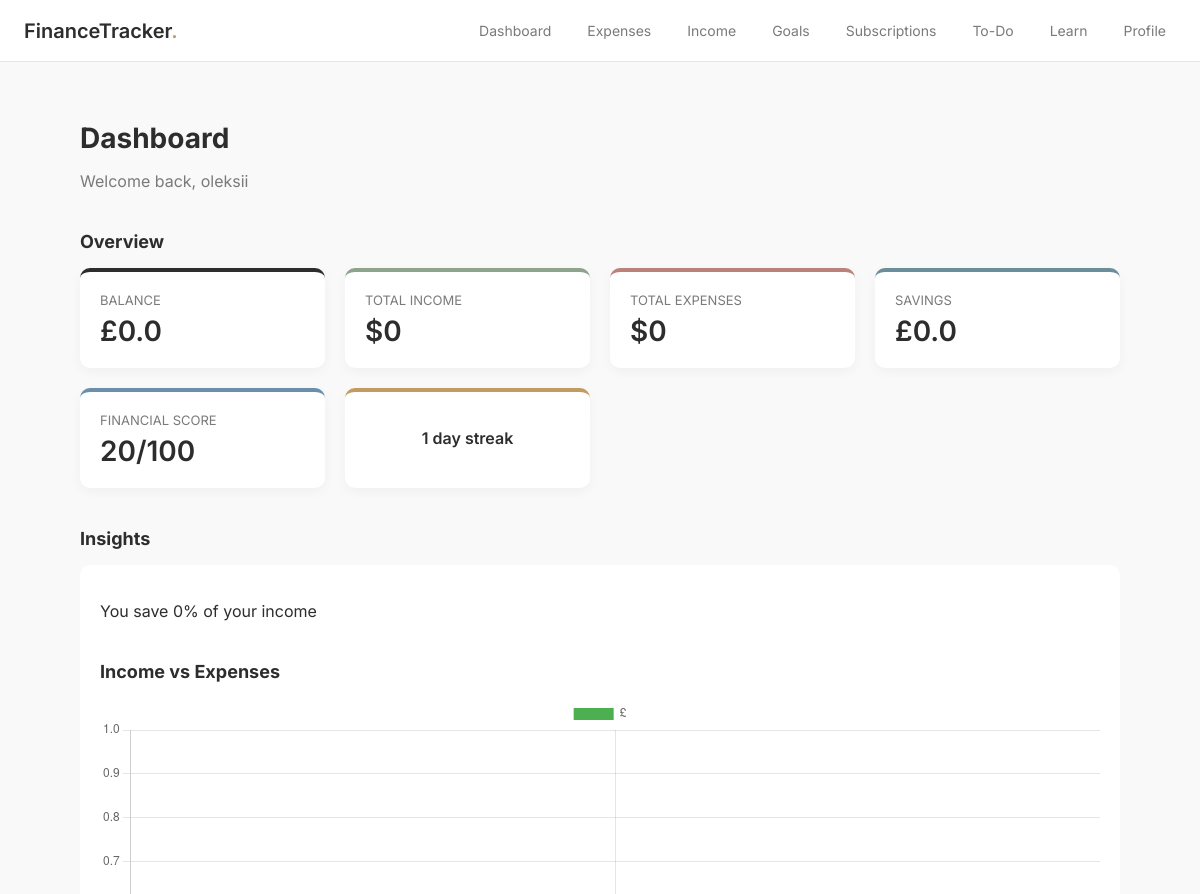
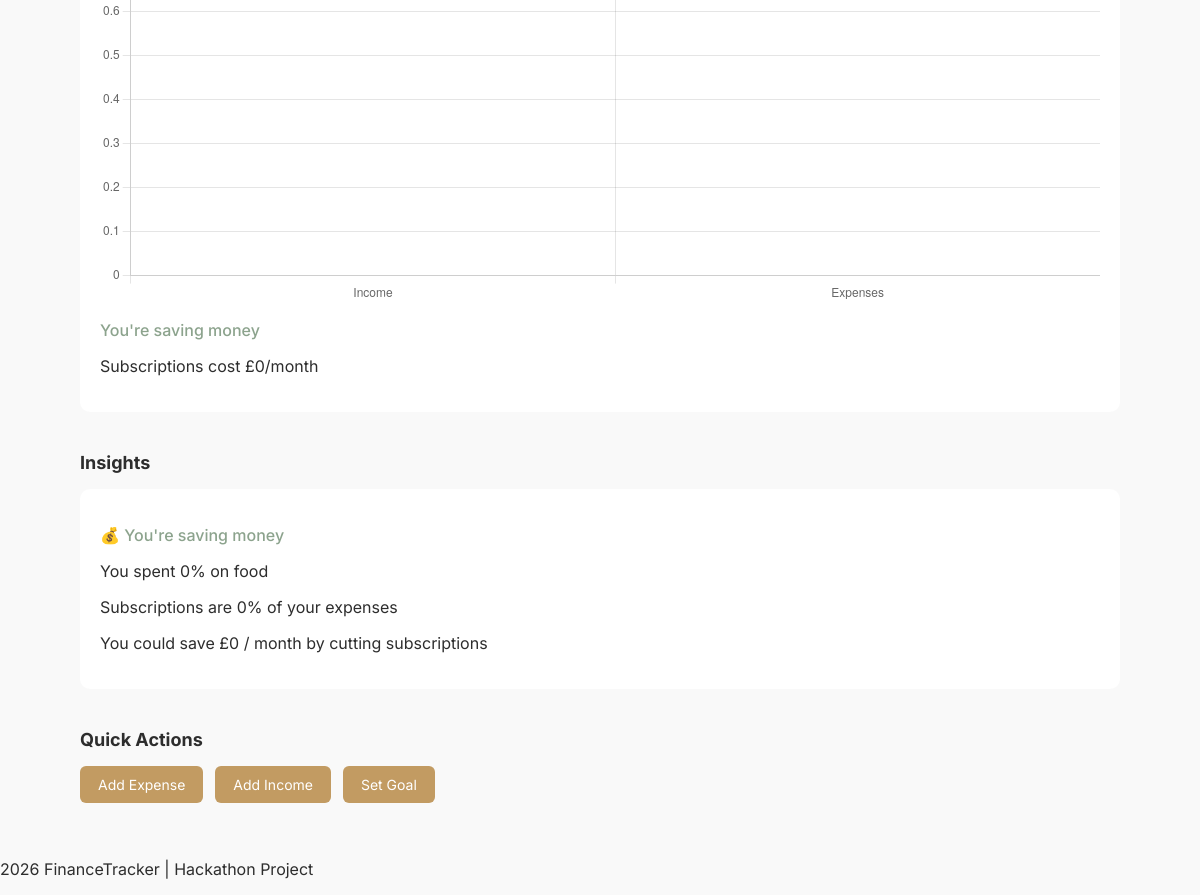
The app's page /dashboard/oleksii, older data (2 pictures, top to bottom).
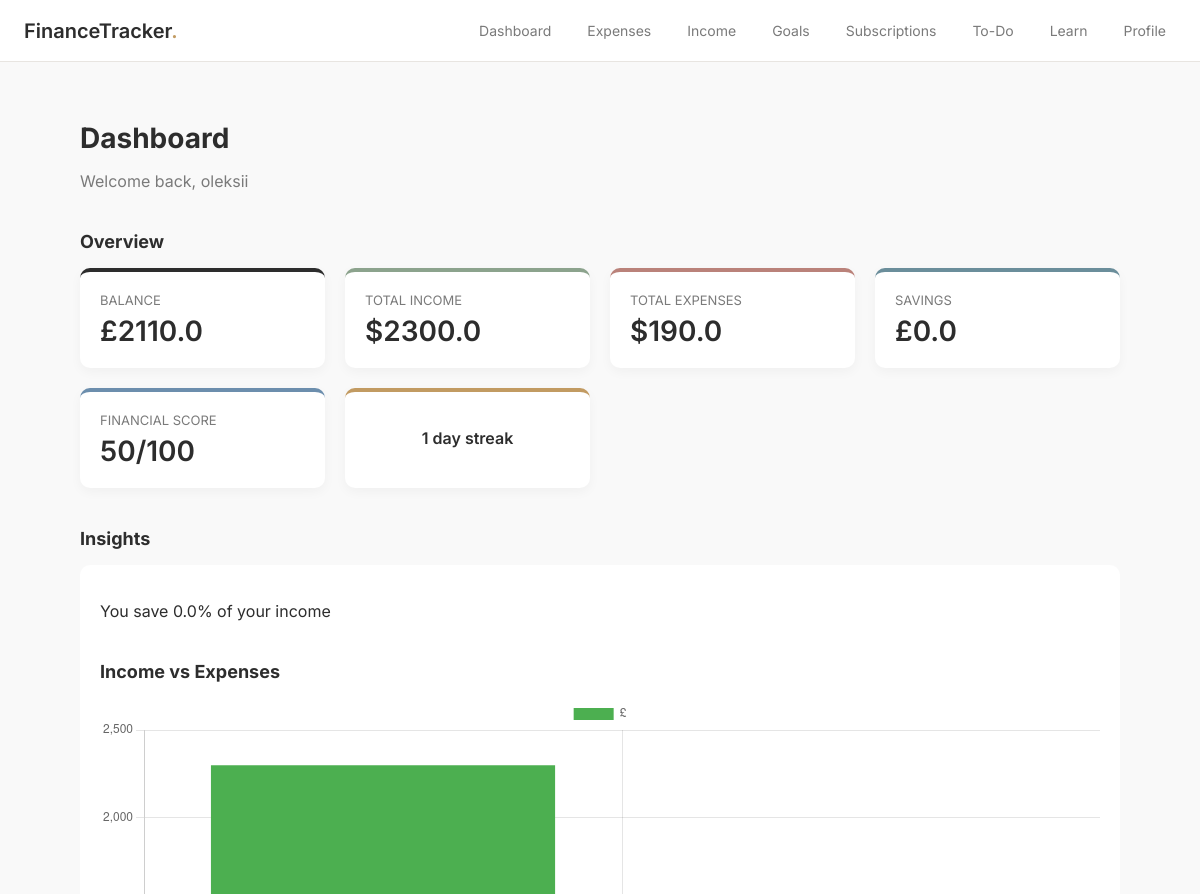
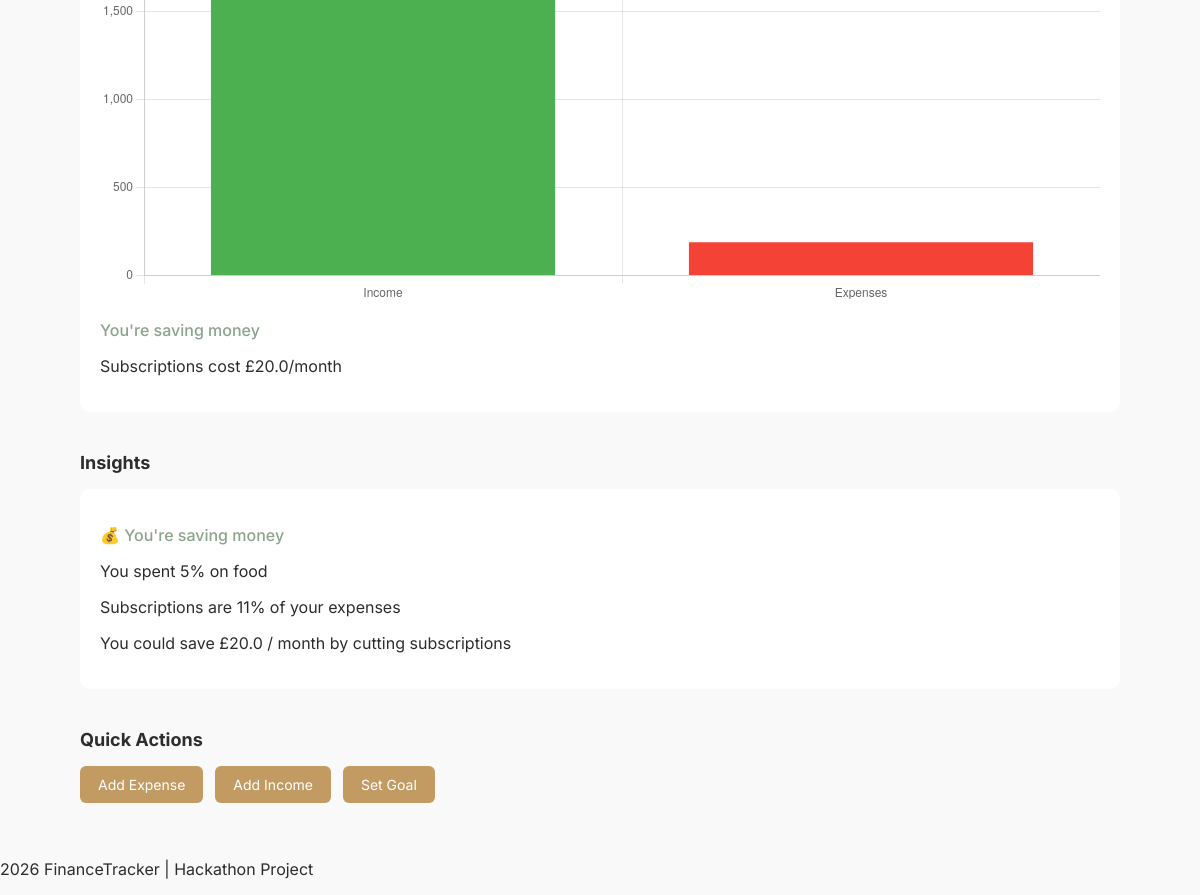
The same page, newer data (2 pictures, top to bottom).
### tables this page shows
CREATE TABLE users (
        id INTEGER PRIMARY KEY AUTOINCREMENT,
        username TEXT UNIQUE,
        streak INTEGER DEFAULT 0,
        email TEXT,
        password TEXT,
        balance REAL DEFAULT 0,
        savings REAL DEFAULT 0,
        last_active TEXT
    );

### app.py (the view)
@app.route("/dashboard/<username>")
def dashboard(username):
    user_id = get_user_id(username)
    if not user_id:
        return redirect(url_for("index"))
    conn = get_db()
    user = conn.execute(
        "SELECT * FROM users WHERE id=?",
        (user_id,)
    ).fetchone()
    expenses_data = conn.execute(
        "SELECT * FROM expenses WHERE user_id=?",
        (user_id,)
    ).fetchall()
    income_data = conn.execute(
        "SELECT * FROM income WHERE user_id=?",
        (user_id,)
    ).fetchall()
    subs_data = conn.execute(
        "SELECT * FROM subscriptions WHERE user_id=?",
        (user_id,)
    ).fetchall()
    conn.close()
    total_exp = sum([e["amount"] for e in expenses_data])
    total_inc = sum([i["amount"] for i in income_data])
    sub_cost = sum([s["cost"] for s in subs_data])
    food_percent = 0
    subs_percent = 0
    food_total = sum([e["amount"] for e in expenses_data if e["category"] == "Food & Dining"])
    if total_exp > 0:
        food_percent = round((food_total / total_exp) * 100)
        subs_percent = round((sub_cost / total_exp) * 100)
    potential_savings = sub_cost
    score = 0
    if total_inc > 0:
        savings_rate = user["savings"] / total_inc
        if savings_rate > 0.2:
            score += 40
        elif savings_rate > 0.1:
            score += 25
        else:
            score += 10
    if total_inc > total_exp:
        score += 30
    else:
        score += 10
    if user["streak"] > 5:
        score += 20
    else:
        score += 10
    score = min(score, 100)
    return render_template(
    "dashboard.html",
    current_user=username,
    income=total_inc,
    expenses=total_exp,
    subscriptions=sub_cost,
    savings=user["savings"],
    balance=user["balance"],
    streak=user["streak"],
    food_percent=food_percent,
    subs_percent=subs_percent,
    potential_savings=potential_savings,
    score=score
)

### app.py (called while the page is built)
def get_db():
    conn = sqlite3.connect(DB)
    conn.row_factory = sqlite3.Row
    return conn

def get_user_id(username):
    conn = get_db()
    user = conn.execute(
        "SELECT id FROM users WHERE username=?",
        (username,)
    ).fetchone()
    conn.close()
    return user["id"] if user else None

@app.context_processor
def inject_user():
    username = request.view_args.get("username") if request.view_args else None
    return dict(current_user=username)

### templates/dashboard.html (shortened to what this page needs)
{% extends "layout.html" %}
{% block navbar %}
    {% include "navbar.html" %}
{% endblock %}
{% block content %}
<div class="container">
<div class="dashboard-header">
    <h1>Dashboard</h1>
    <p>Welcome back, {{ current_user }}</p>
</div>
<h3 class="section-title">Overview</h3>
<div class="overview-grid">
    <div class="stat-card balance-card">
        <div class="stat-label">Balance</div>
        <div class="stat-value">£{{ balance }}</div>
    </div>
    <div class="stat-card income">
        <div class="stat-label">Total Income</div>
        <div class="stat-value">${{ income }}</div>
    </div>
    <div class="stat-card expense">
        <div class="stat-label">Total Expenses</div>
        <div class="stat-value">${{ expenses }}</div>
    </div>
    <div class="stat-card savings">
        <div class="stat-label">Savings</div>
        <div class="stat-value">£{{ savings }}</div>
    </div>
    <div class="stat-card score">
        <div class="stat-label">Financial Score</div>
        <div class="stat-value">{{ score }}/100</div>
    </div>
    <div class="stat-card streak-card">
        <p>{{ streak }} day streak</p>
    </div>
</div>
<h3 class="section-title">Insights</h3>
<div class="insights">
    <p>You save {{ (savings / income * 100) | round(1) if income > 0 else 0 }}% of your income</p>
    <h3 class="section-title">Income vs Expenses</h3>
    <canvas id="financeChart"></canvas>
    {% if expenses > income %}
        <p class="warning">You spent more than you earned</p>
    {% else %}
        <p class="good">You're saving money</p>
    {% endif %}
    <p>Subscriptions cost £{{ subscriptions }}/month</p>
</div>
<h3 class="section-title">Insights</h3>
<div class="insights">
    {% if expenses > income %}
        <p class="warning">⚠️ You spent more than you earned</p>
    {% else %}
        <p class="good">💰 You're saving money</p>
    {% endif %}
    <p>You spent {{ food_percent }}% on food</p>
    <p>Subscriptions are {{ subs_percent }}% of your expenses</p>
    <p>You could save £{{ potential_savings }} / month by cutting subscriptions</p>
</div>
<h3 class="section-title">Quick Actions</h3>
<div class="action-grid">
    <a href="/expenses/{{ current_user }}" class="action-btn">Add Expense</a>
    <a href="/income/{{ current_user }}" class="action-btn">Add Income</a>
    <a href="/goals/{{ current_user }}" class="action-btn">Set Goal</a>
</div>
</div>
{% endblock %}
{% block scripts %}
<script>
const ctx = document.getElementById('financeChart');
new Chart(ctx, {
    type: 'bar',
    data: {
        labels: ['Income', 'Expenses'],
        datasets: [{
            label: '£',
            data: [{{ income }}, {{ expenses }}],
            backgroundColor: ['#4CAF50', '#F44336']
        }]
    }
});
</script>
{% endblock %}

Row changes from the older to the newer data that the page shows:
changed users "oleksii": balance "0.0" → "2110.0"; (savings/income*100)|round(1)ifincome>0else0 (not shown) → "0.0"
Text that changed along with them:
{{ income }}: "0" → "2300.0"
{{ expenses }}: "0" → "190.0"
{{ score }}: "20" → "50"
chart data {{ income }}: 0 → 2300.0
chart data {{ expenses }}: 0 → 190.0
{{ subscriptions }}: "0" → "20.0"
{{ food_percent }}: "0" → "5"
{{ subs_percent }}: "0" → "11"
{{ potential_savings }}: "0" → "20.0"
{{ (savings / income * 100) | round(1) if income > 0 else 0 }}: "0" → (not shown)
